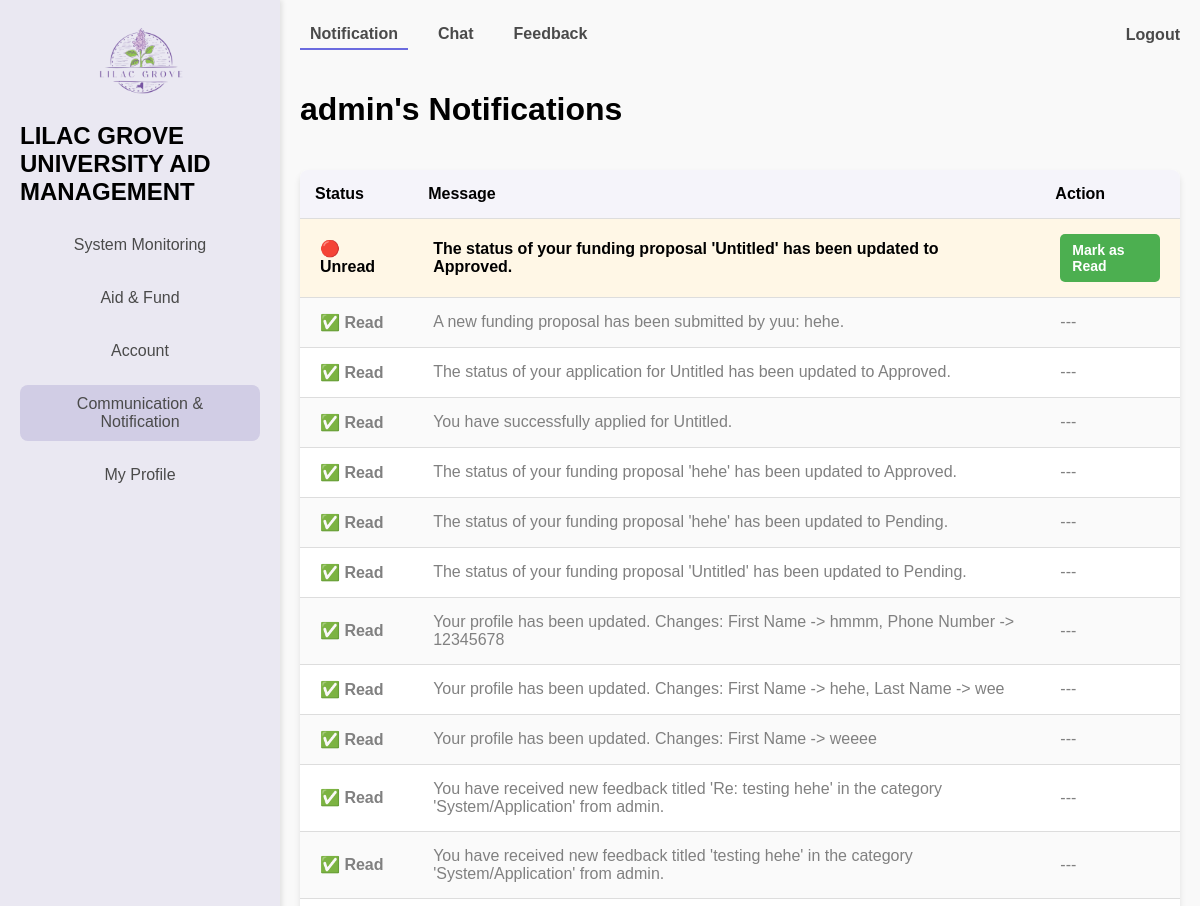
/profile/?tab=notification (signed in, upper part), run on an earlier commit of the app's database.
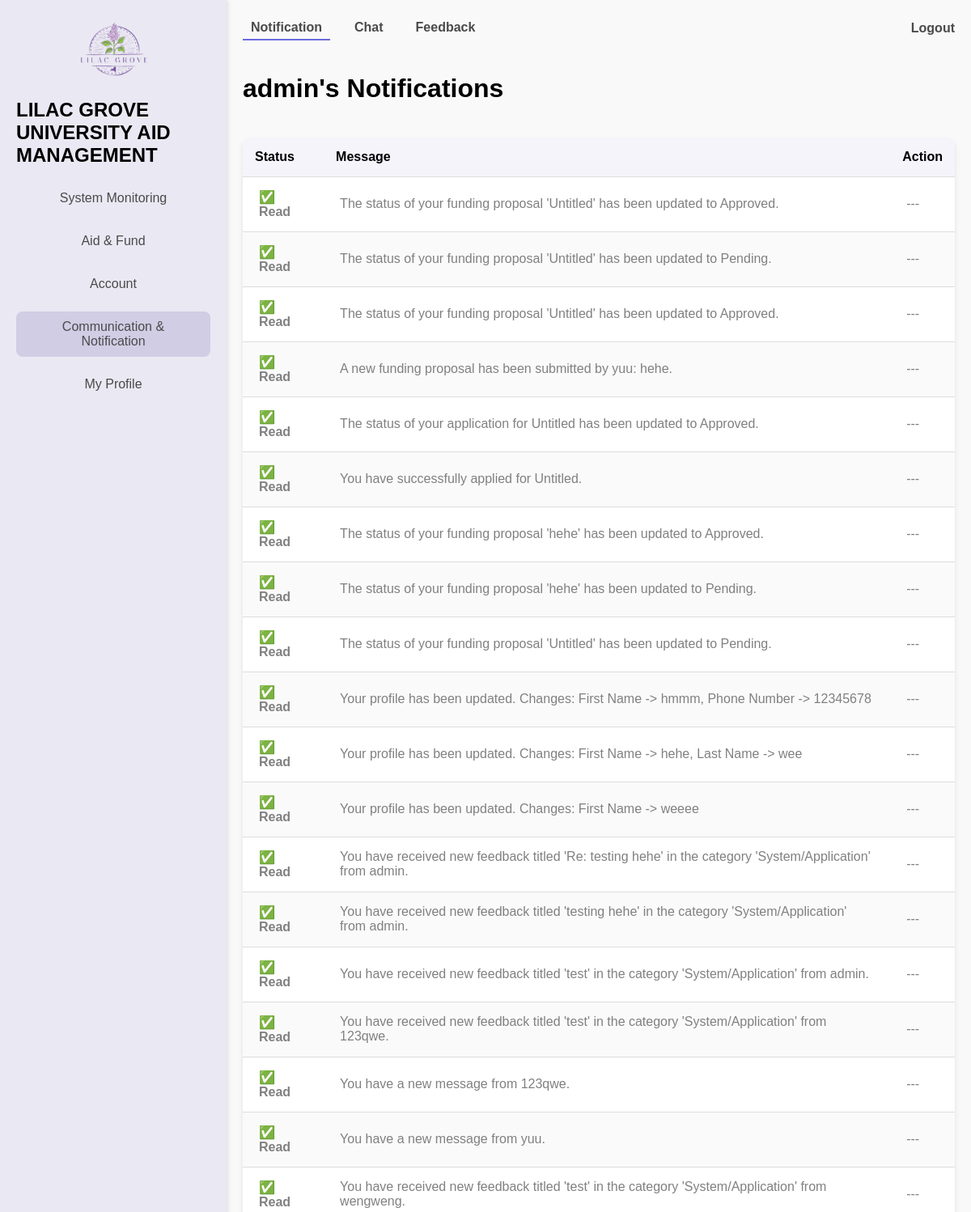
And on a later commit of the database.
### notifications/models.py (models this page shows, shortened)
class Notification(models.Model):
    user = models.ForeignKey(settings.AUTH_USER_MODEL, on_delete=models.CASCADE, related_name='notifications')
    message = models.CharField(max_length=255)
    read = models.BooleanField(default=False)
    created_at = models.DateTimeField(auto_now_add=True)
    class Meta:
        db_table = 'notifications_table'  # Custom table name

### users/views.py (the view)
# urls.py: path('profile/', views.dashboard, name = 'dashboard'),
@login_required
def dashboard(request):
    role_dashboard_map = {
        'administrator': admin_dashboard,
        'student': student_dashboard,
        'officer': officer_dashboard,
        'funder': funder_dashboard,
    }
    user_role = request.user.role
    if user_role in role_dashboard_map:
        return role_dashboard_map[user_role](request)
    else:
        messages.error(request, "Your role is not recognized. Please contact support.")
        return redirect('home')  # Redirect to a safe fallback page

### users/views.py (called while the page is built)
def role_required(role_name):
    def decorator(view_func):
        def wrapper(request, *args, **kwargs):
            if request.user.role != role_name:
                raise PermissionDenied("You do not have permission to access this page.")
            return view_func(request, *args, **kwargs)
        return wrapper
    return decorator

def get_navbar_content(user_role, active_menu):
    return NAVBAR_CONTENT.get(user_role, {}).get(active_menu, [])

def get_feedback_list(user):
    feedback_entries = Feedback.objects.filter(
        Q(sender=user) | Q(receiver=user)
    ).order_by('-created_at')
    return [
        {'feedback': feedback, 'type': 'Sent' if feedback.sender == user else 'Received'}
        for feedback in feedback_entries
    ]

def get_notifications_list(user):
    return Notification.objects.filter(user=user).order_by('-created_at')

def get_aids_list(user=None):
    if user is None:
        raise ValueError("A user must be provided to filter aid programs.")
    if user.role == 'student':
        return AidProgram.objects.filter(approval_status='APPROVED')
    return AidProgram.objects.all()

### users/templates/dashboards/admin_dashboard.html (shortened to what this page needs)
{% extends "dashboards/dashboard.html" %}
{% load static %}
{% block menu %}
    <a href="{% url 'dashboard' %}?tab=system_log" class="menu-item {% if active_menu == 'system_settings' %}active{% endif %}">
        System Monitoring
    </a>
    <a href="{% url 'dashboard' %}?tab=approve_requests" class="menu-item {% if active_menu == 'fund_proposal' %}active{% endif %}">
        Aid &amp; Fund
    </a>
    <a href="{% url 'dashboard' %}?tab=pending_users" class="menu-item {% if active_menu == 'account' %}active{% endif %}">
        Account
    </a>
    <a href="{% url 'dashboard' %}?tab=notification" class="menu-item {% if active_menu == 'communication' %}active{% endif %}">
        Communication &amp; <br>
        Notification
    </a>
    <a href="{% url 'dashboard' %}?tab=my_profile" class="menu-item {% if active_menu == 'profile' %}active{% endif %}">
        My Profile
    </a>
{% endblock menu %}
{% block dashboard %}
    {% include 'others/profilemodal.html' %}
{% endblock dashboard %}

### notifications/templates/notifications/list.html (shortened to what this page needs)
<!DOCTYPE html>
<html lang="en">
<head>
</head>
<body>
    <h1>{{ request.user.username }}'s Notifications</h1>
    {% if notifications_list %}
        <table>
            <thead>
                <tr>
                    <th>Status</th>
                    <th>Message</th>
                    <th>Action</th>
                </tr>
            </thead>
            <tbody>
                {% for notification in notifications_list %}
                    <tr class="{% if not notification.read %}unread{% else %}read{% endif %}">
                        <td>{% if not notification.read %} 🔴 Unread {% else %} ✅ Read {% endif %}</td>
                        <td>{{ notification.message }}</td>
                        <td>
                            {% if not notification.read %}
                                <a href="{% url 'notifications:mark_as_read' notification.id %}" class="button">Mark as Read</a>
                            {% else %}
                                ---
                            {% endif %}
                        </td>
                    </tr>
                {% endfor %}
            </tbody>
        </table>
    {% else %}
        <p>No notifications yet.</p>
    {% endif %}
</body>
</html>

What changed in the data, as far as the page shows it:
added Notification: read "✅ Read", message "The status of your funding proposal 'Untitled' has been updated to Approved."
added Notification: read "✅ Read", message "The status of your funding proposal 'Untitled' has been updated to Pending."
changed Notification (number 3 of 19 on the later page): read "🔴 Unread Mark as Read" → "✅ Read ---"
now on this page (row unchanged): Notification: read "✅ Read", message "You have received new feedback titled 'test' in the category 'System/Application' from admin."
now on this page (row unchanged): Notification: read "✅ Read", message "You have received new feedback titled 'test' in the category 'System/Application' from 123qwe."
now on this page (row unchanged): Notification: read "✅ Read", message "You have a new message from 123qwe."
now on this page (row unchanged): Notification: read "✅ Read", message "You have a new message from yuu."
now on this page (row unchanged): Notification: read "✅ Read", message "You have received new feedback titled 'test' in the category 'System/Application' from wengweng."
